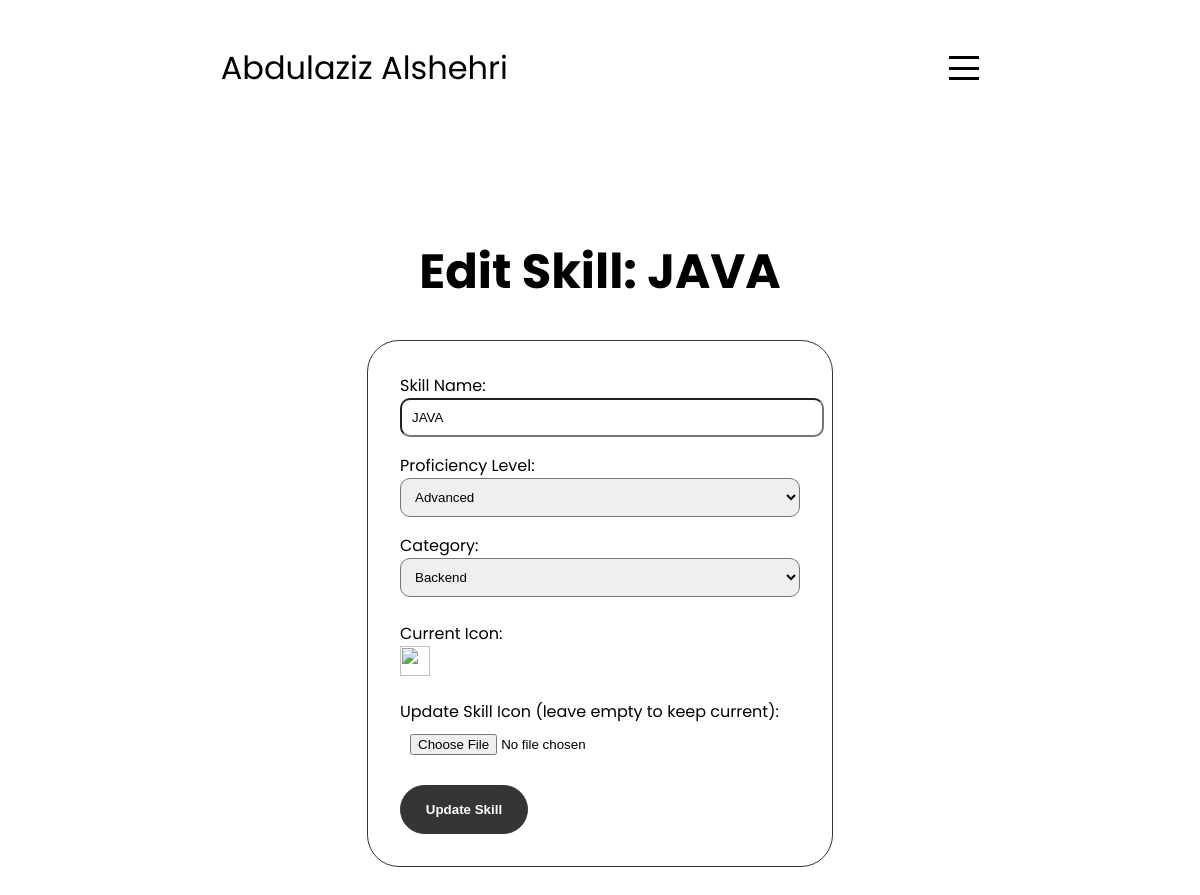
The app's page /edit/skill/23 (signed in) with its own data.
### tables this page shows
CREATE TABLE skills(
                id INTEGER PRIMARY KEY AUTOINCREMENT,
                name TEXT NOT NULL,
                level TEXT NOT NULL,
                category TEXT NOT NULL
            , icon BLOB, icon_mimetype TEXT);

### app.py (the view)
@app.route('/edit/skill/<int:id>', methods=['GET', 'POST'])
def edit_skill(id):
    if not session.get('logged_in'): return redirect(url_for('login'))
    conn = get_db_connection()
    if request.method == 'POST':
        conn.execute('UPDATE skills SET name=?, level=?, category=? WHERE id=?', (request.form['name'], request.form['level'], request.form['category'], id))
        conn.commit()
        conn.close()
        return redirect(url_for('index'))
    skill = conn.execute('SELECT * FROM skills WHERE id = ?', (id,)).fetchone()
    conn.close()
    return render_template('edit_skill.html', skill=skill)

### app.py (called while the page is built)
def get_db_connection():
    conn = sqlite3.connect(DB_PATH)
    conn.row_factory = sqlite3.Row
    return conn

### templates/edit_skill.html (shortened to what this page needs)
{% extends "base.html" %}
{% block content %}
<section id="contact" style="padding-top: 100px; display: flex; flex-direction: column; align-items: center;">
    <h2 class="title">Edit Skill: {{ skill.name }}</h2>
    <div class="contact-info-upper-container" style="width: 400px; padding: 2rem; border-radius: 2rem; border: rgb(53, 53, 53) 0.1rem solid;">
        <form method="POST" enctype="multipart/form-data">
            <label>Skill Name:</label>
            <input type="text" name="name" value="{{ skill.name }}" required class="btn-container" style="width: 100%; padding: 10px; margin-bottom: 1rem; border-radius: 10px;">
            <label>Proficiency Level:</label>
            <select name="level" style="width: 100%; padding: 10px; margin-bottom: 1rem; border-radius: 10px;">
                <option value="Advanced" {% if skill.level == 'Advanced' %}selected{% endif %}>Advanced</option>
            </select>
            <label>Category:</label>
            <select name="category" style="width: 100%; padding: 10px; margin-bottom: 1.5rem; border-radius: 10px;">
                <option value="backend" {% if skill.category == 'backend' %}selected{% endif %}>Backend</option>
            </select>
            <label>Current Icon:</label>
            <div style="margin-bottom: 1rem;">
                {% if skill.icon %}
                    <img src="{{ url_for('serve_skill_icon', skill_id=skill.id) }}" style="width: 30px; height: 30px; object-fit: contain;">
                {% else %}
                    <span>Default Checkmark</span>
                {% endif %}
            </div>
            <label>Update Skill Icon (leave empty to keep current):</label>
            <input type="file" name="icon_file" accept="image/*" style="width: 100%; padding: 10px; margin-bottom: 20px; border-radius: 10px;">
            <button type="submit" class="btn btn-color-1">Update Skill</button>
        </form>
    </div>
</section>
{% endblock %}

### static/style.css (style rules this page uses)
* { margin: 0; padding: 0; }
body { font-family: "Poppins", sans-serif; }
html { scroll-behavior: smooth; }
a, .btn { transition: all 300ms ease; }
section { padding-top: 4vh; height: 96vh; margin: 0 10rem; box-sizing: border-box; min-height: fit-content; }
.title { font-size: 3rem; text-align: center; }
.btn-container { display: flex; justify-content: center; gap: 1rem; }
.btn { font-weight: 600; transition: all 300ms ease; padding: 1rem; width: 8rem; border-radius: 2rem; }
.btn-color-1, .btn-color-2 { border: rgb(53, 53, 53) 0.1rem solid; }
.btn-color-1, .btn-color-2:hover { background: rgb(53, 53, 53); color: white; }
.btn-container { gap: 1rem; }
#contact { display: flex; justify-content: center; flex-direction: column; height: 70vh; }
.contact-info-upper-container { display: flex; justify-content: center; gap: 2rem; border-radius: 2rem; border: rgb(53, 53, 53) 0.1rem solid; border-color: rgb(163, 163, 163); background: white; margin: 2rem auto; padding: 2rem; max-width: 800px; flex-wrap: wrap; }

### static/mediaqueries.css (style rules this page uses)
@media screen and (max-width: 1400px) { #contact, #projects { height: fit-content; } }
@media screen and (max-width: 1200px) { section, .section-container { height: fit-content; } }
@media screen and (max-width: 1200px) { section { margin: 0 5%; } }

### records on screen
skills: name "JAVA", level "Advanced", category "Backend"
